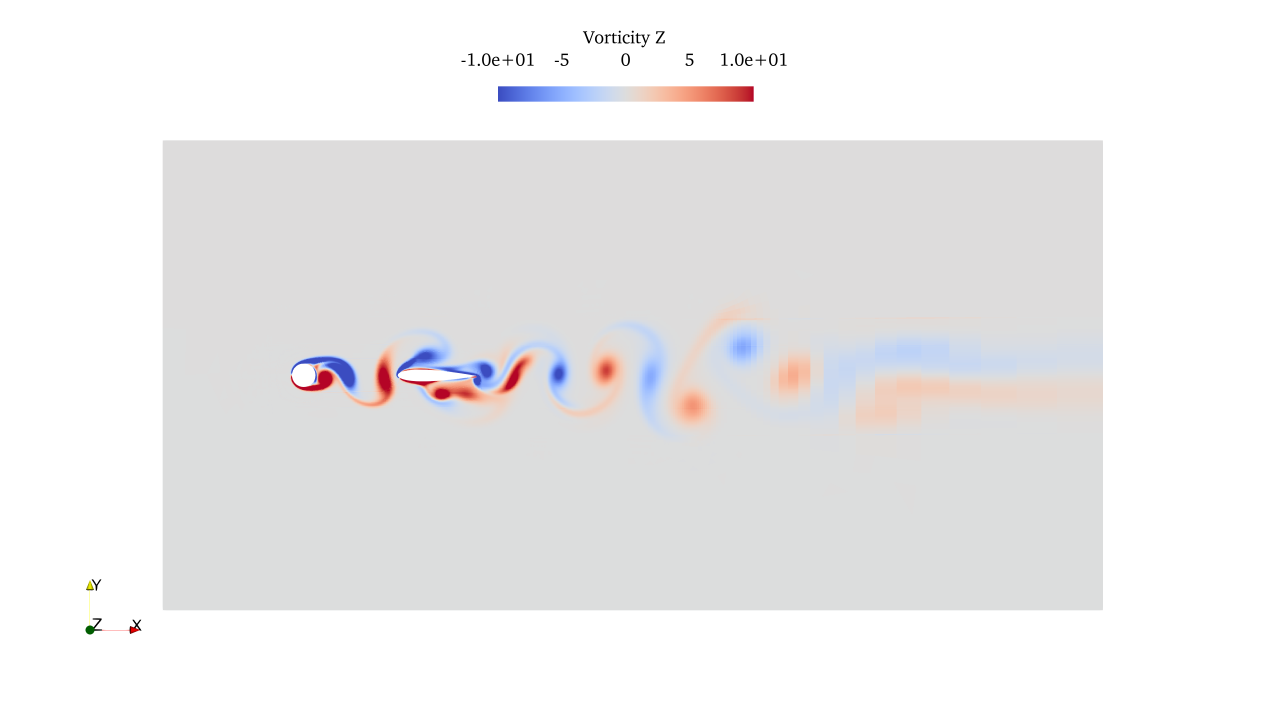
%> input picture data2Figures/figures_cb/figures/Vorticity0000.png, 3840 x 2160 px (shown at 1/3 size)
$ octave figures2figure.m   (GNU Octave 9; MATLAB toolbox functions it lacks are replaced by stand-ins)
%> lines starting %> are read from the running program, lines starting %| are printed output that depends on the picture
clear;clc;close all
%% read images
file.outputname = "example.png";
read.image1 = imread(".\figures\Vorticity0000.png");
read.image2 = imread(".\figures\Vorticity0001.png");
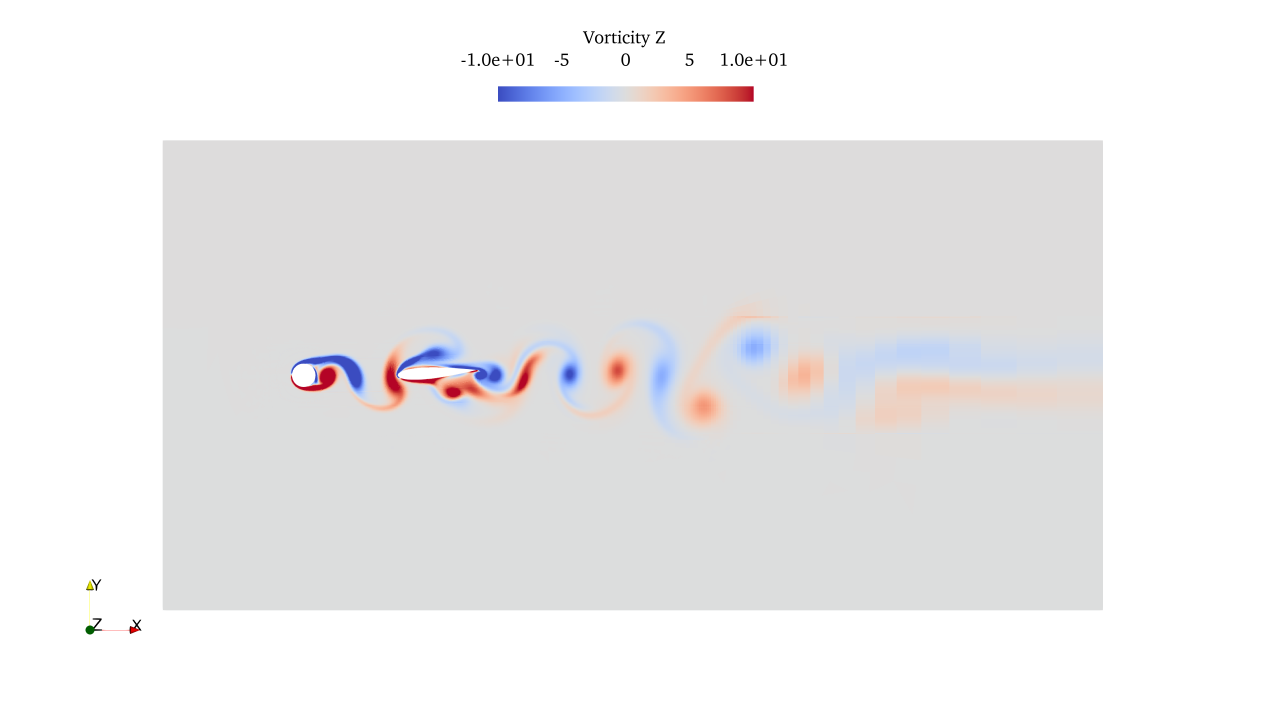
%> input picture data2Figures/figures_cb/figures/Vorticity0001.png, 3840 x 2160 px (shown at 1/3 size)
read.image3 = imread(".\figures\Vorticity0002.png");
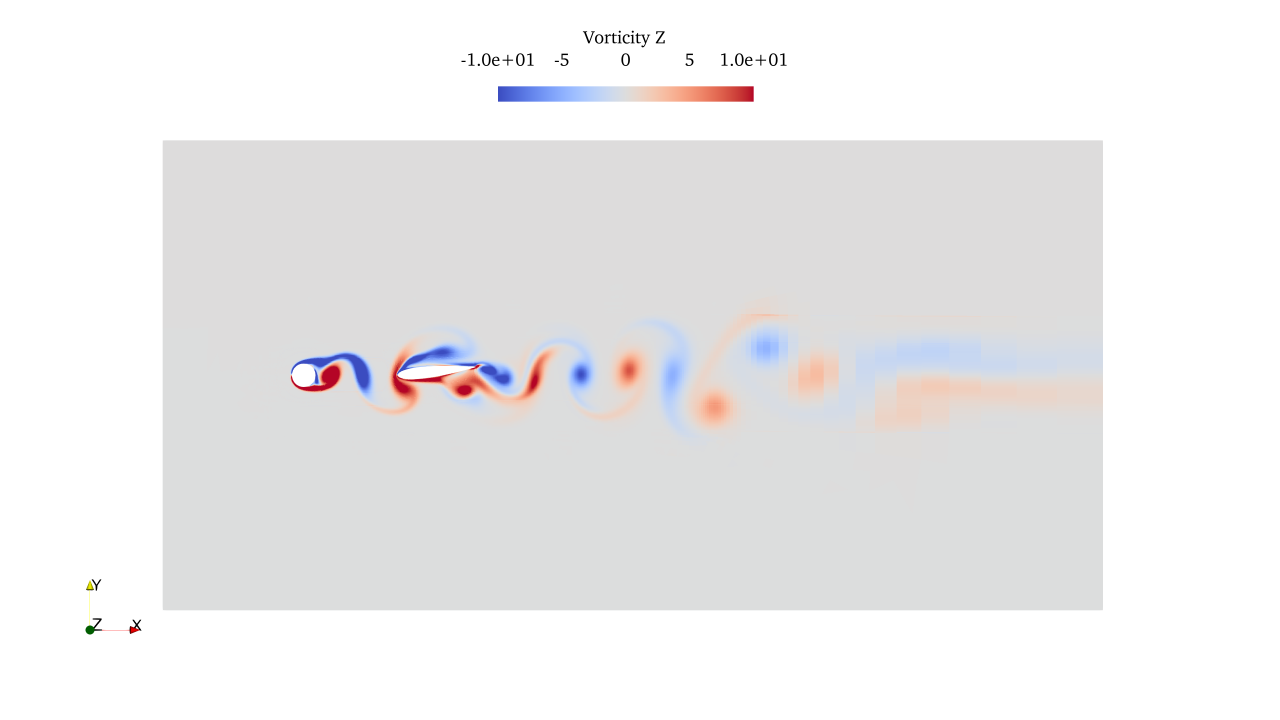
%> input picture data2Figures/figures_cb/figures/Vorticity0002.png, 3840 x 2160 px (shown at 1/3 size)
read.image4 = imread(".\figures\Vorticity0003.png");
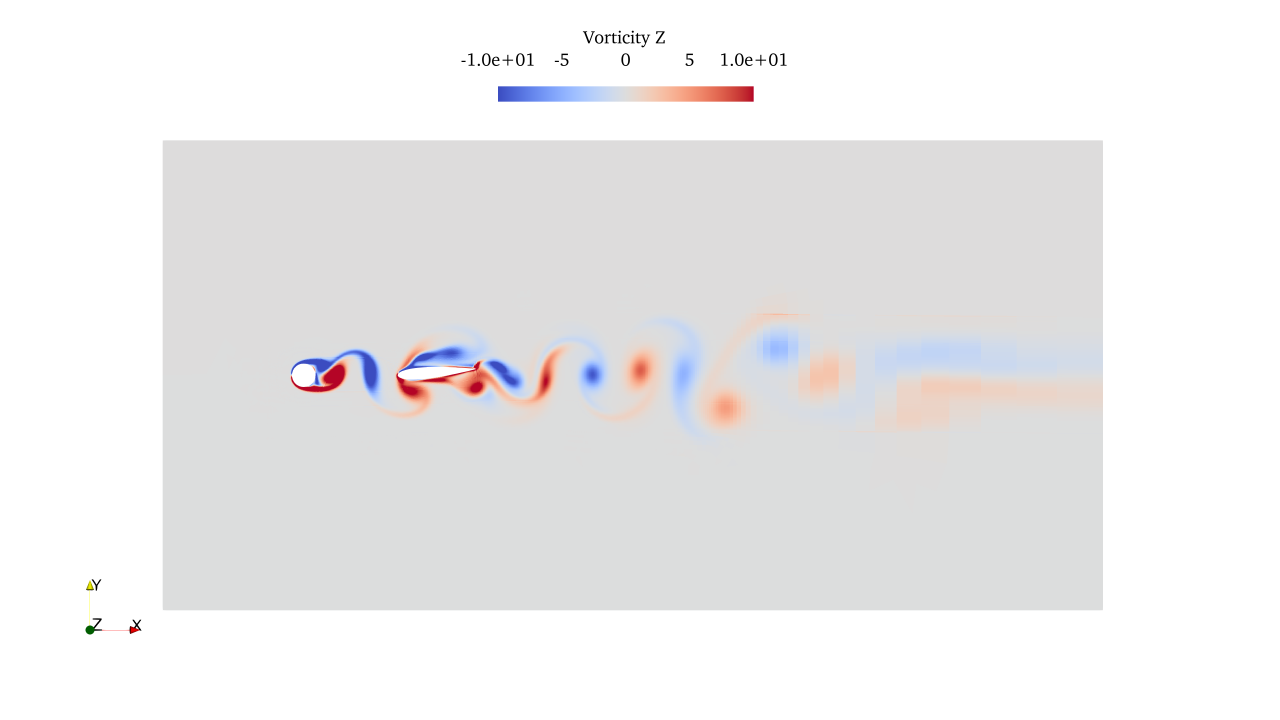
%> input picture data2Figures/figures_cb/figures/Vorticity0003.png, 3840 x 2160 px (shown at 1/3 size)
read.image5 = imread(".\figures\Vorticity0004.png");
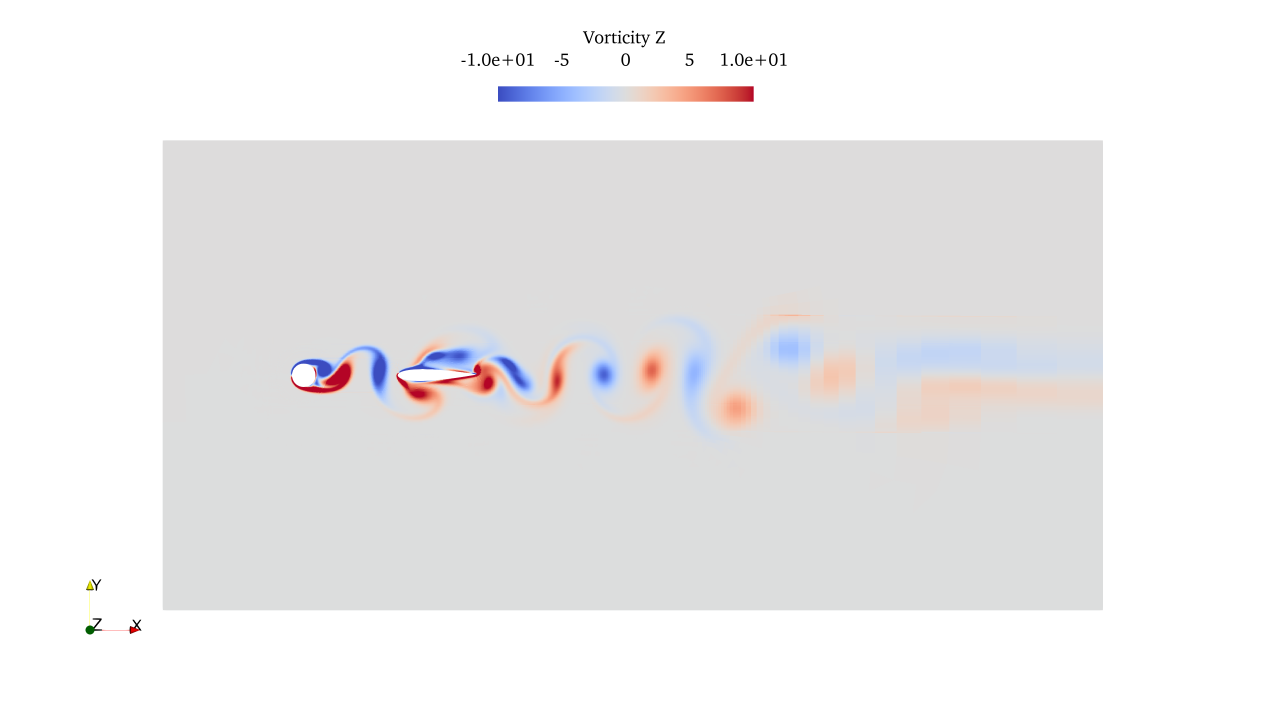
%> input picture data2Figures/figures_cb/figures/Vorticity0004.png, 3840 x 2160 px (shown at 1/3 size)
%> (the run ends here)
